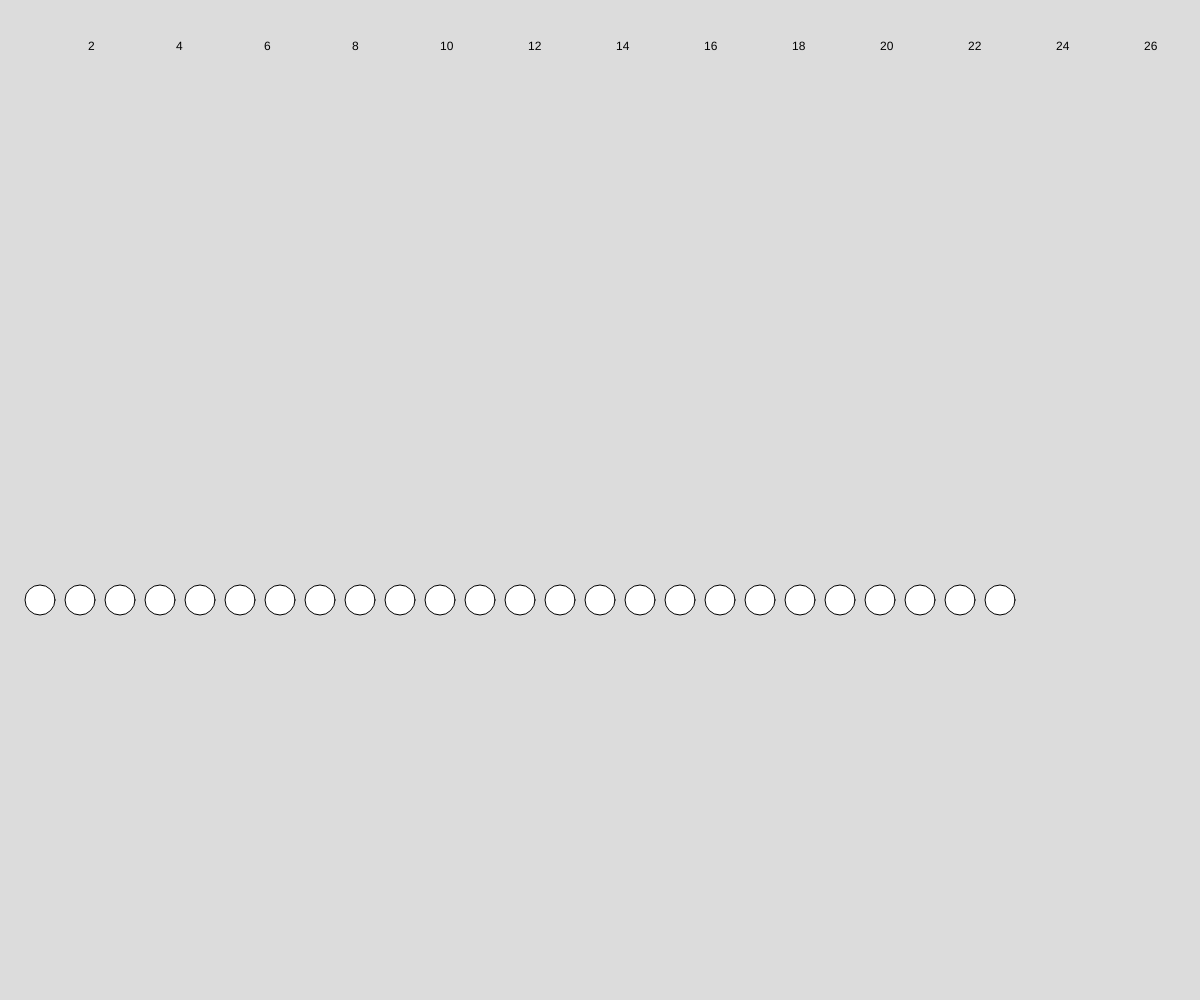
Frame 1 (no input)
Frame 60 (no input): identical to frame 1, image omitted
Frame 120 (the mouse pressed at the canvas centre since frame 60): identical to frame 1, image omitted

The p5.js sketch that drew this single still picture (run headless with seeded random() and noise() and a simulated clock; from frame 60 on, the mouse is pressed at the canvas centre):

// p5.js sketch
// ── sketch.js
function setup() {
  // put setup code here
  createCanvas(windowWidth, windowHeight);

}


function draw() {
  // put drawing code here
  background(220);

  //b. Skriv ut alle partall mellom 2 og 30 ved siden av hverandre på et P5-canvas.
  for (let i = 2; i <= 30; i += 1) {
    if (i % 2 === 0) {
      text(i,i * 44, 50)
    }
  }

  // Lag 25 sirkler ved siden av hverandre på et P5-canvas.
  for (let i = 1; i <= 25; i += 1) {
    circle(i * 40, 600, 30)
  }


}
